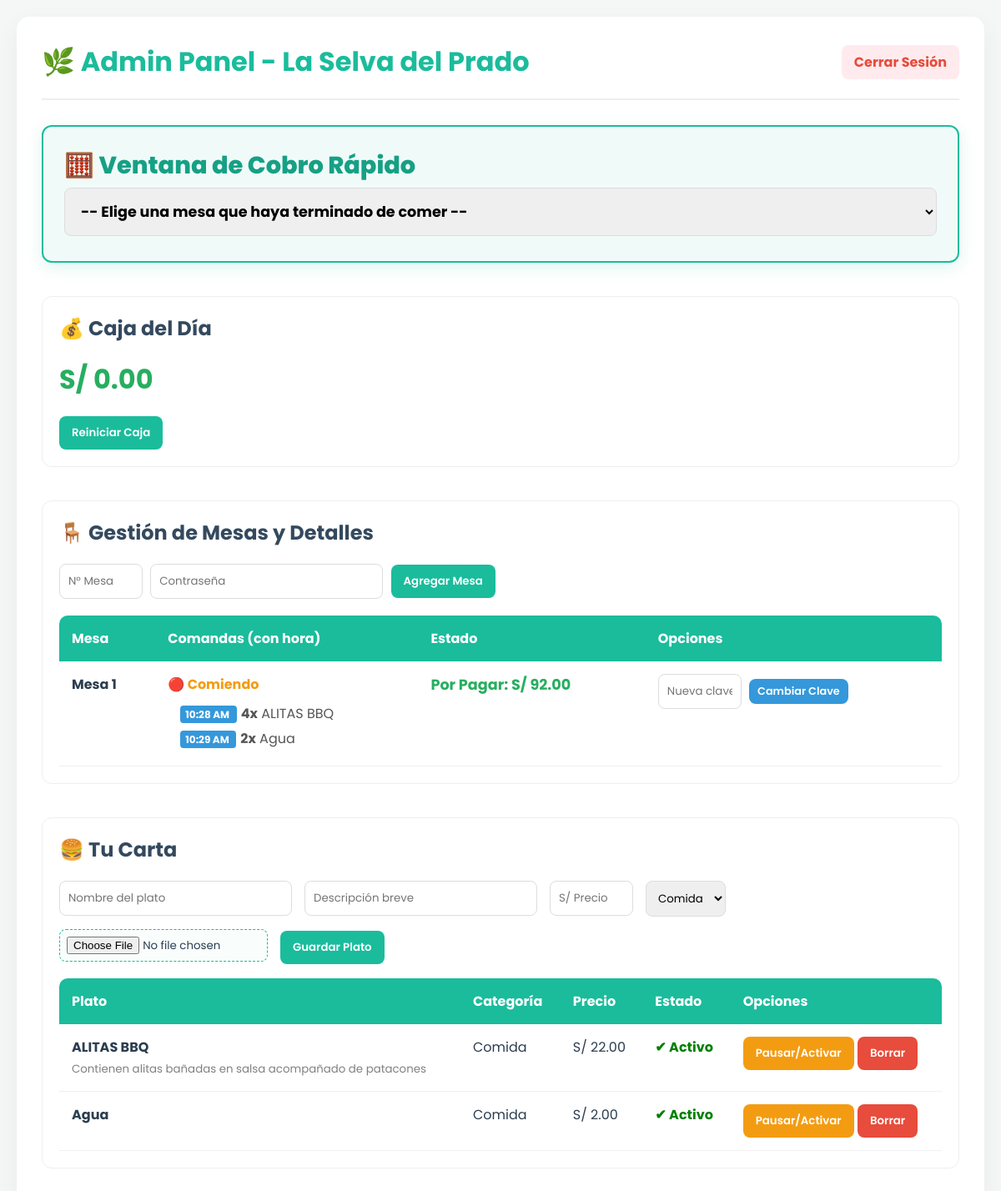
Page /admin (signed in) on the committed database.
### app.py (models this page shows)
class Mesa(db.Model):
    id = db.Column(db.Integer, primary_key=True)
    numero = db.Column(db.Integer, unique=True, nullable=False)
    password_hash = db.Column(db.String(255), nullable=False)
    pedidos = db.relationship('Pedido', backref='mesa_asignada', lazy=True)

class DetallePedido(db.Model):
    id = db.Column(db.Integer, primary_key=True)
    pedido_id = db.Column(db.Integer, db.ForeignKey('pedido.id'), nullable=False)
    plato_id = db.Column(db.Integer, db.ForeignKey('plato.id'), nullable=False)
    cantidad = db.Column(db.Integer, nullable=False)
    precio_unitario = db.Column(db.Float, nullable=False)
    hora_pedido = db.Column(db.DateTime, default=obtener_hora_peru)
    plato = db.relationship('Plato')

class Plato(db.Model):
    id = db.Column(db.Integer, primary_key=True)
    nombre = db.Column(db.String(100), nullable=False)
    descripcion = db.Column(db.Text, nullable=True)
    precio = db.Column(db.Float, nullable=False)
    categoria = db.Column(db.String(50), nullable=False)
    imagen = db.Column(db.String(300), default='https://images.unsplash.com/photo-1546069901-ba9599a7e63c?auto=format&fit=crop&w=300&q=80')
    disponible = db.Column(db.Boolean, default=True)

class Pedido(db.Model):
    id = db.Column(db.Integer, primary_key=True)
    mesa_id = db.Column(db.Integer, db.ForeignKey('mesa.id'), nullable=False)
    estado = db.Column(db.String(50), default='Pendiente')
    total = db.Column(db.Float, default=0.0)
    fecha_hora = db.Column(db.DateTime, default=obtener_hora_peru)
    metodo_pago = db.Column(db.String(50), nullable=True)
    monto_recibido = db.Column(db.Float, default=0.0)
    vuelto = db.Column(db.Float, default=0.0)
    detalles = db.relationship('DetallePedido', backref='pedido', lazy=True)

### app.py (the view)
@app.route('/admin')
def admin_dashboard():
    if not session.get('admin_logged_in'):
        return redirect(url_for('admin_login'))
    todas_mesas = Mesa.query.order_by(Mesa.numero).all()
    todos_platos = Plato.query.all()
    pedidos_pagados = Pedido.query.filter_by(estado='Pagado').all()
    ganancias_hoy = sum(pedido.total for pedido in pedidos_pagados)
    return render_template('admin.html', mesas=todas_mesas, platos=todos_platos, ganancias=ganancias_hoy)

### templates/admin.html (shortened to what this page needs)
<!DOCTYPE html>
<html lang="es">
<head>
</head>
<body>
<div class="container">
    <div class="header">
        <h1>🌿 Admin Panel - La Selva del Prado</h1>
        <a href="/admin/logout">Cerrar Sesión</a>
    </div>
    <div class="section ventana-cobro">
        <h2>🧮 Ventana de Cobro Rápido</h2>
        <form id="form_cobro_rapido" method="POST" action="">
            <select id="mesa_select" onchange="actualizarTotalRápido()" required style="width: 100%; font-size: 1.1rem; padding: 15px; font-weight: bold;">
                <option value="" disabled selected>-- Elige una mesa que haya terminado de comer --</option>
            </select>
        </form>
    </div>
    <div class="section">
        <h2>💰 Caja del Día</h2>
        <div class="caja-total">S/ {{ "%.2f"|format(ganancias) }}</div>
        <form action="/admin/limpiar-caja" method="POST">
            <button type="submit" onclick="return confirm('¿Reiniciar la caja a S/0.00?');">Reiniciar Caja</button>
        </form>
    </div>
    <div class="section">
        <h2>🪑 Gestión de Mesas y Detalles</h2>
        <form action="/admin/mesa/agregar" method="POST" style="margin-bottom: 15px;">
            <input type="number" name="numero" placeholder="N° Mesa" required style="width: 100px;">
            <input type="text" name="password" placeholder="Contraseña" required>
            <button type="submit">Agregar Mesa</button>
        </form>
        <table>
            <tr>
                <th>Mesa</th>
                <th>Comandas (con hora)</th>
                <th>Estado</th>
                <th>Opciones</th>
            </tr>
            {% for mesa in mesas %}
            <tr>
                <td><strong>Mesa {{ mesa.numero }}</strong></td>
                <td>
                    {% if mesa.pedidos %}
                        {% set pedido_pendiente = mesa.pedidos | selectattr("estado", "equalto", "Pendiente") | first %}
                        {% if pedido_pendiente %}
                            <span style="color: #f39c12; font-weight: bold;">🔴 Comiendo</span>
                            <ul class="pedido-detalle" style="list-style-type: none; padding-left: 0;">
                            {% for detalle in pedido_pendiente.detalles %}
                                <li style="margin-bottom: 5px;">
                                    <span style="background-color: #3498db; color: white; padding: 2px 6px; border-radius: 4px; font-size: 0.75rem; font-weight: bold; margin-right: 5px;">
                                        {{ detalle.hora_pedido.strftime('%I:%M %p') }}
                                    </span>
                                    <strong>{{ detalle.cantidad }}x</strong> {{ detalle.plato.nombre }}
                                </li>
                            {% endfor %}
                            </ul>
                        {% else %}
                            <span style="color: #bdc3c7;">Libre</span>
                        {% endif %}
                    {% else %}
                        <span style="color: #bdc3c7;">Libre</span>
                    {% endif %}
                </td>
                <td>
                    {% if mesa.pedidos and pedido_pendiente %}
                        <strong style="color: #27ae60; font-size: 1.1rem;">Por Pagar: S/ {{ "%.2f"|format(pedido_pendiente.total) }}</strong>
                    {% else %}
                        -
                    {% endif %}
                </td>
                <td>
                    <form action="/admin/mesa/cambiar-clave/{{ mesa.id }}" method="POST">
                        <input type="text" name="nueva_clave" placeholder="Nueva clave" required style="width: 100px;">
                        <button type="submit" class="btn-small">Cambiar Clave</button>
                    </form>
                </td>
            </tr>
            {% endfor %}
        </table>
    </div>
    <div class="section">
        <h2>🍔 Tu Carta</h2>
        <form action="/admin/plato/agregar" method="POST" enctype="multipart/form-data" style="margin-bottom: 15px; display: flex; flex-wrap: wrap; gap: 10px; align-items: center;">
            <input type="text" name="nombre" placeholder="Nombre del plato" required>
            <input type="text" name="descripcion" placeholder="Descripción breve">
            <input type="number" step="0.1" name="precio" placeholder="S/ Precio" required style="width: 100px;">
            <select name="categoria">
                <option value="Comida">Comida</option><option value="Bebida">Bebida</option>
            </select>
            <input type="file" name="imagen" accept="image/*" class="input-file" required>
            <button type="submit">Guardar Plato</button>
        </form>
        <table>
            <tr>
                <th>Plato</th>
                <th>Categoría</th>
                <th>Precio</th>
                <th>Estado</th>
                <th>Opciones</th>
            </tr>
            {% for plato in platos %}
            <tr>
                <td><strong>{{ plato.nombre }}</strong><br><small style="color: gray;">{{ plato.descripcion }}</small></td>
                <td>{{ plato.categoria }}</td>
                <td>S/ {{ "%.2f"|format(plato.precio) }}</td>
                <td>
                    {% if plato.disponible %}<span style="color: green; font-weight: bold;">✔ Activo</span>
                    {% else %}<span style="color: red; font-weight: bold;">✖ Agotado</span>{% endif %}
                </td>
                <td>
                    <form action="/admin/plato/toggle/{{ plato.id }}" method="POST" style="display:inline;"><button type="submit" style="background:#f39c12;">Pausar/Activar</button></form>
                    <form action="/admin/plato/eliminar/{{ plato.id }}" method="POST" style="display:inline;"><button type="submit" class="btn-danger" onclick="return confirm('¿Borrar plato permanentemente?');">Borrar</button></form>
                </td>
            </tr>
            {% endfor %}
        </table>
    </div>
</div>
</body>
</html>

### templates/admin.html (style rules this page uses)
body { font-family: 'Poppins', sans-serif; margin: 0; padding: 20px; background-color: #f4f7f6; color: #2c3e50; }
.container { max-width: 1200px; margin: 0 auto; background: white; padding: 30px; border-radius: 15px; box-shadow: 0 10px 30px rgba(0,0,0,0.05); }
.header { display: flex; justify-content: space-between; align-items: center; margin-bottom: 30px; border-bottom: 2px solid #eee; padding-bottom: 20px; }
.header h1 { margin: 0; color: #1abc9c; }
.header a { color: #e74c3c; text-decoration: none; font-weight: bold; background: #ffebee; padding: 8px 15px; border-radius: 8px; }
.section { margin-bottom: 40px; padding: 20px; background: #ffffff; border: 1px solid #eee; border-radius: 12px; }
h2 { color: #34495e; font-size: 1.5rem; margin-top: 0; }
table { width: 100%; border-collapse: separate; border-spacing: 0; margin-top: 15px; }
th { background-color: #1abc9c; color: white; padding: 15px; text-align: left; }
th:first-child { border-top-left-radius: 10px; }
th:last-child { border-top-right-radius: 10px; }
td { padding: 15px; border-bottom: 1px solid #f0f0f0; vertical-align: top; }
button { background-color: #1abc9c; color: white; border: none; padding: 10px 15px; cursor: pointer; border-radius: 8px; font-family: 'Poppins'; font-weight: 600; transition: all 0.3s; }
.btn-danger { background-color: #e74c3c; }
.btn-small { padding: 6px 10px; font-size: 0.8rem; background-color: #3498db; }
input, select { padding: 10px; border: 1px solid #ddd; border-radius: 8px; font-family: 'Poppins'; outline: none; margin-right: 5px; margin-bottom: 5px; box-sizing: border-box; }
.pedido-detalle { margin: 10px 0 0 15px; color: #555; }
.caja-total { font-size: 2rem; color: #27ae60; font-weight: bold; margin: 10px 0 20px 0; }
.ventana-cobro { border: 2px solid #1abc9c; background-color: #f0fbf9; padding: 25px; border-radius: 12px; box-shadow: 0 5px 20px rgba(26, 188, 156, 0.15); }
.ventana-cobro h2 { color: #16a085; font-weight: 800; font-size: 1.8rem; margin-bottom: 5px; }
.input-file { border: 1px dashed #1abc9c; background: #f9fdfc; cursor: pointer; padding: 8px; width: 100%; max-width: 250px; }

### rows in the picture
Mesa: numero "1"
DetallePedido: hora_pedido "10:28 AM", cantidad "4", plato.nombre "ALITAS BBQ"
DetallePedido: hora_pedido "10:29 AM", cantidad "2", plato.nombre "Agua"
Pedido: total "92.00"
Plato: nombre "ALITAS BBQ", descripcion "Contienen alitas bañadas en salsa acompañado de patacones", categoria "Comida", precio "22.00", disponible "✔ Activo"
Plato: nombre "Agua", categoria "Comida", precio "2.00", disponible "✔ Activo"

### other values in the picture
{{ "%.2f"|format(ganancias) }} "0.00"
